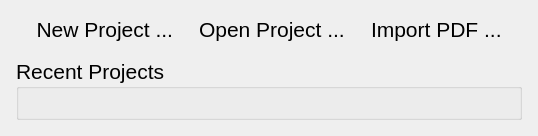
<?xml version="1.0" encoding="UTF-8"?>
<ui version="4.0">
 <class>NewOpenProjectPanel</class>
 <widget class="QWidget" name="NewOpenProjectPanel">
  <property name="geometry">
   <rect>
    <x>0</x>
    <y>0</y>
    <width>425</width>
    <height>136</height>
   </rect>
  </property>
  <property name="sizePolicy">
   <sizepolicy hsizetype="Preferred" vsizetype="Preferred">
    <horstretch>0</horstretch>
    <verstretch>0</verstretch>
   </sizepolicy>
  </property>
  <property name="windowTitle">
   <string>Form</string>
  </property>
  <property name="autoFillBackground">
   <bool>false</bool>
  </property>
  <layout class="QVBoxLayout" name="verticalLayout_2">
   <property name="leftMargin">
    <number>7</number>
   </property>
   <property name="topMargin">
    <number>7</number>
   </property>
   <property name="rightMargin">
    <number>7</number>
   </property>
   <property name="bottomMargin">
    <number>7</number>
   </property>
   <item>
    <widget class="QWidget" name="widget" native="true">
     <layout class="QVBoxLayout" name="verticalLayout">
      <item>
       <layout class="QHBoxLayout" name="horizontalLayout">
        <item>
         <spacer name="horizontalSpacer_2">
          <property name="orientation">
           <enum>Qt::Horizontal</enum>
          </property>
          <property name="sizeType">
           <enum>QSizePolicy::Minimum</enum>
          </property>
          <property name="sizeHint" stdset="0">
           <size>
            <width>20</width>
            <height>1</height>
           </size>
          </property>
         </spacer>
        </item>
        <item>
         <widget class="QLabel" name="newProjectLabel">
          <property name="font">
           <font>
            <pointsize>16</pointsize>
           </font>
          </property>
          <property name="text">
           <string>New Project ...</string>
          </property>
          <property name="alignment">
           <set>Qt::AlignRight|Qt::AlignTrailing|Qt::AlignVCenter</set>
          </property>
         </widget>
        </item>
        <item>
         <spacer name="horizontalSpacer">
          <property name="orientation">
           <enum>Qt::Horizontal</enum>
          </property>
          <property name="sizeType">
           <enum>QSizePolicy::Minimum</enum>
          </property>
          <property name="sizeHint" stdset="0">
           <size>
            <width>20</width>
            <height>1</height>
           </size>
          </property>
         </spacer>
        </item>
        <item>
         <widget class="QLabel" name="openProjectLabel">
          <property name="font">
           <font>
            <pointsize>16</pointsize>
           </font>
          </property>
          <property name="text">
           <string>Open Project ...</string>
          </property>
         </widget>
        </item>
        <item>
         <spacer name="horizontalSpacer_4">
          <property name="orientation">
           <enum>Qt::Horizontal</enum>
          </property>
          <property name="sizeType">
           <enum>QSizePolicy::Minimum</enum>
          </property>
          <property name="sizeHint" stdset="0">
           <size>
            <width>20</width>
            <height>1</height>
           </size>
          </property>
         </spacer>
        </item>
        <item>
         <widget class="QLabel" name="importPdfLabel">
          <property name="font">
           <font>
            <pointsize>16</pointsize>
           </font>
          </property>
          <property name="text">
           <string>Import PDF ...</string>
          </property>
         </widget>
        </item>
        <item>
         <spacer name="horizontalSpacer_3">
          <property name="orientation">
           <enum>Qt::Horizontal</enum>
          </property>
          <property name="sizeType">
           <enum>QSizePolicy::Minimum</enum>
          </property>
          <property name="sizeHint" stdset="0">
           <size>
            <width>20</width>
            <height>1</height>
           </size>
          </property>
         </spacer>
        </item>
       </layout>
      </item>
      <item>
       <spacer name="verticalSpacer_2">
        <property name="orientation">
         <enum>Qt::Vertical</enum>
        </property>
        <property name="sizeType">
         <enum>QSizePolicy::Minimum</enum>
        </property>
        <property name="sizeHint" stdset="0">
         <size>
          <width>0</width>
          <height>10</height>
         </size>
        </property>
       </spacer>
      </item>
      <item>
       <widget class="QGroupBox" name="recentProjectsGroup">
        <property name="font">
         <font>
          <pointsize>16</pointsize>
          <kerning>true</kerning>
         </font>
        </property>
        <property name="styleSheet">
         <string notr="true"/>
        </property>
        <property name="title">
         <string>Recent Projects</string>
        </property>
        <layout class="QVBoxLayout" name="verticalLayout_3">
         <item>
          <spacer name="verticalSpacer">
           <property name="orientation">
            <enum>Qt::Vertical</enum>
           </property>
           <property name="sizeType">
            <enum>QSizePolicy::Minimum</enum>
           </property>
           <property name="sizeHint" stdset="0">
            <size>
             <width>0</width>
             <height>10</height>
            </size>
           </property>
          </spacer>
         </item>
        </layout>
       </widget>
      </item>
     </layout>
    </widget>
   </item>
  </layout>
 </widget>
 <resources/>
 <connections/>
</ui>
